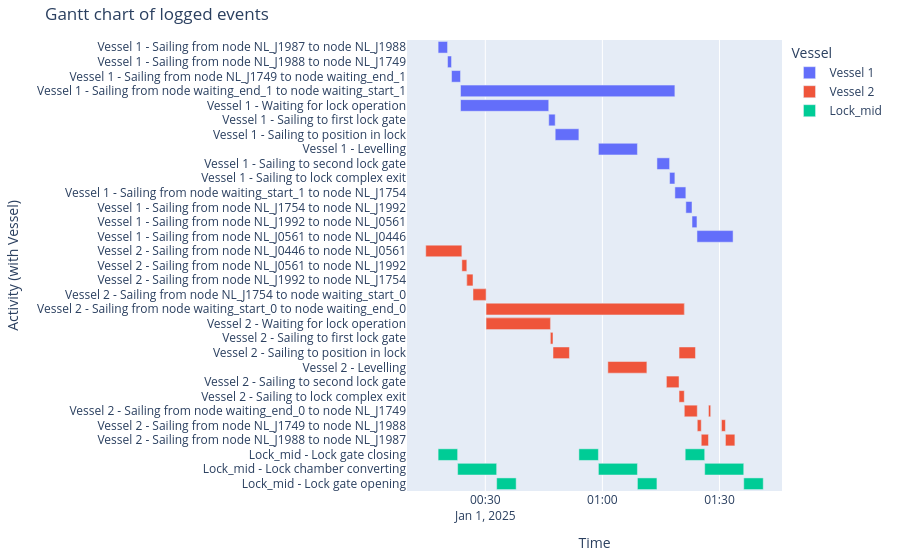

Source (notebook cell):
### Code cell
df_eventtable = opentnsim.core.logutils.logbook2eventtable([*vessels ,lock_chamber_II])
fig = generate_vessel_gantt_chart(df_eventtable)

### Figure 1 — Plotly figure (JSON) as saved in the notebook; plotly's stock layout.template omitted (floating-point values rounded to 4 significant figures)
{"data": [{"base": ["2025-01-01T00:17:54.550491000", "2025-01-01T00:20:19.635288000", "2025-01-01T00:21:20.660651000", "2025-01-01T00:23:39.109850000", "2025-01-01T00:23:39.109850000", "2025-01-01T00:46:15.294610000", "2025-01-01T00:47:54.550490000", "2025-01-01T00:58:58.784604000", "2025-01-01T01:13:58.784604000", "2025-01-01T01:17:13.169054000", "2025-01-01T01:18:34.494273000", "2025-01-01T01:21:23.143128000", "2025-01-01T01:22:58.056450000", "2025-01-01T01:24:14.126852000"], "hovertemplate": "object name=Vessel 1<br>start time=%{base}<br>stop time=%{x}<br>activity label=%{y}<extra></extra>", "legendgroup": "Vessel 1", "marker": {"color": "#636efa", "pattern": {"shape": ""}}, "name": "Vessel 1", "orientation": "h", "showlegend": true, "textposition": "auto", "type": "bar", "x": [145084, 61025, 138449, 3295384, 1356184, 99255, 364234, 600000, 194384, 81325, 168648, 94913, 76070, 555309], "xaxis": "x", "y": ["Vessel 1 - Sailing from node NL_J1987 to node NL_J1988", "Vessel 1 - Sailing from node NL_J1988 to node NL_J1749", "Vessel 1 - Sailing from node NL_J1749 to node waiting_end_1", "Vessel 1 - Sailing from node waiting_end_1 to node waiting_start_1", "Vessel 1 - Waiting for lock operation", "Vessel 1 - Sailing to first lock gate", "Vessel 1 - Sailing to position in lock", "Vessel 1 - Levelling", "Vessel 1 - Sailing to second lock gate", "Vessel 1 - Sailing to lock complex exit", "Vessel 1 - Sailing from node waiting_start_1 to node NL_J1754", "Vessel 1 - Sailing from node NL_J1754 to node NL_J1992", "Vessel 1 - Sailing from node NL_J1992 to node NL_J0561", "Vessel 1 - Sailing from node NL_J0561 to node NL_J0446"], "yaxis": "y"}, {"base": ["2025-01-01T00:14:44.354414000", "2025-01-01T00:23:59.663945000", "2025-01-01T00:25:15.734346000", "2025-01-01T00:25:15.734346000", "2025-01-01T00:26:50.647668000", "2025-01-01T00:26:50.647668000", "2025-01-01T00:30:11.775030000", "2025-01-01T00:30:11.775030000", "2025-01-01T00:30:11.775030000", "2025-01-01T00:30:11.775030000", "2025-01-01T00:46:41.168969000", "2025-01-01T00:46:41.168969000", "2025-01-01T00:47:20.734345000", "2025-01-01T01:01:24.078447000", "2025-01-01T01:16:24.078447000", "2025-01-01T01:19:38.462896000", "2025-01-01T01:19:38.462896000", "2025-01-01T01:20:59.187753000", "2025-01-01T01:24:18.988681000", "2025-01-01T01:25:20.014044000", "2025-01-01T01:27:11.020240000", "2025-01-01T01:30:30.821168000", "2025-01-01T01:31:31.846531000"], "hovertemplate": "object name=Vessel 2<br>start time=%{base}<br>stop time=%{x}<br>activity label=%{y}<extra></extra>", "legendgroup": "Vessel 2", "marker": {"color": "#EF553B", "pattern": {"shape": ""}}, "name": "Vessel 2", "orientation": "h", "showlegend": true, "textposition": "auto", "type": "bar", "x": [555309, 76070, 94913, 94913, 201127, 201127, 3047412, 989393, 3047412, 989393, 39565, 39565, 252756, 600000, 194384, 80724, 252756, 199800, 61025, 111006, 34078, 61025, 145084], "xaxis": "x", "y": ["Vessel 2 - Sailing from node NL_J0446 to node NL_J0561", "Vessel 2 - Sailing from node NL_J0561 to node NL_J1992", "Vessel 2 - Sailing from node NL_J1992 to node NL_J1754", "Vessel 2 - Sailing from node NL_J1992 to node NL_J1754", "Vessel 2 - Sailing from node NL_J1754 to node waiting_start_0", "Vessel 2 - Sailing from node NL_J1754 to node waiting_start_0", "Vessel 2 - Sailing from node waiting_start_0 to node waiting_end_0", "Vessel 2 - Waiting for lock operation", "Vessel 2 - Sailing from node waiting_start_0 to node waiting_end_0", "Vessel 2 - Waiting for lock operation", "Vessel 2 - Sailing to first lock gate", "Vessel 2 - Sailing to first lock gate", "Vessel 2 - Sailing to position in lock", "Vessel 2 - Levelling", "Vessel 2 - Sailing to second lock gate", "Vessel 2 - Sailing to lock complex exit", "Vessel 2 - Sailing to position in lock", "Vessel 2 - Sailing from node waiting_end_0 to node NL_J1749", "Vessel 2 - Sailing from node NL_J1749 to node NL_J1988", "Vessel 2 - Sailing from node NL_J1988 to node NL_J1987", "Vessel 2 - Sailing from node waiting_end_0 to node NL_J1749", "Vessel 2 - Sailing from node NL_J1749 to node NL_J1988", "Vessel 2 - Sailing from node NL_J1988 to node NL_J1987"], "yaxis": "y"}, {"base": ["2025-01-01T00:17:54.550491000", "2025-01-01T00:22:54.550491000", "2025-01-01T00:32:54.550491000", "2025-01-01T00:53:58.784604000", "2025-01-01T00:58:58.784604000", "2025-01-01T01:08:58.784604000", "2025-01-01T01:21:13.169054000", "2025-01-01T01:26:13.169054000", "2025-01-01T01:36:13.169054000"], "hovertemplate": "object name=Lock_mid<br>start time=%{base}<br>stop time=%{x}<br>activity label=%{y}<extra></extra>", "legendgroup": "Lock_mid", "marker": {"color": "#00cc96", "pattern": {"shape": ""}}, "name": "Lock_mid", "orientation": "h", "showlegend": true, "textposition": "auto", "type": "bar", "x": [300000, 600000, 300000, 300000, 600000, 300000, 300000, 600000, 300000], "xaxis": "x", "y": ["Lock_mid - Lock gate closing", "Lock_mid - Lock chamber converting", "Lock_mid - Lock gate opening", "Lock_mid - Lock gate closing", "Lock_mid - Lock chamber converting", "Lock_mid - Lock gate opening", "Lock_mid - Lock gate closing", "Lock_mid - Lock chamber converting", "Lock_mid - Lock gate opening"], "yaxis": "y"}], "layout": {"barmode": "overlay", "legend": {"title": {"text": "Vessel"}, "tracegroupgap": 0}, "margin": {"b": 20, "l": 20, "r": 20, "t": 40}, "title": {"text": "Gantt chart of logged events"}, "xaxis": {"anchor": "y", "domain": [0, 1], "title": {"text": "Time"}, "type": "date"}, "yaxis": {"anchor": "x", "autorange": "reversed", "domain": [0, 1], "title": {"text": "Activity (with Vessel)"}}}}
